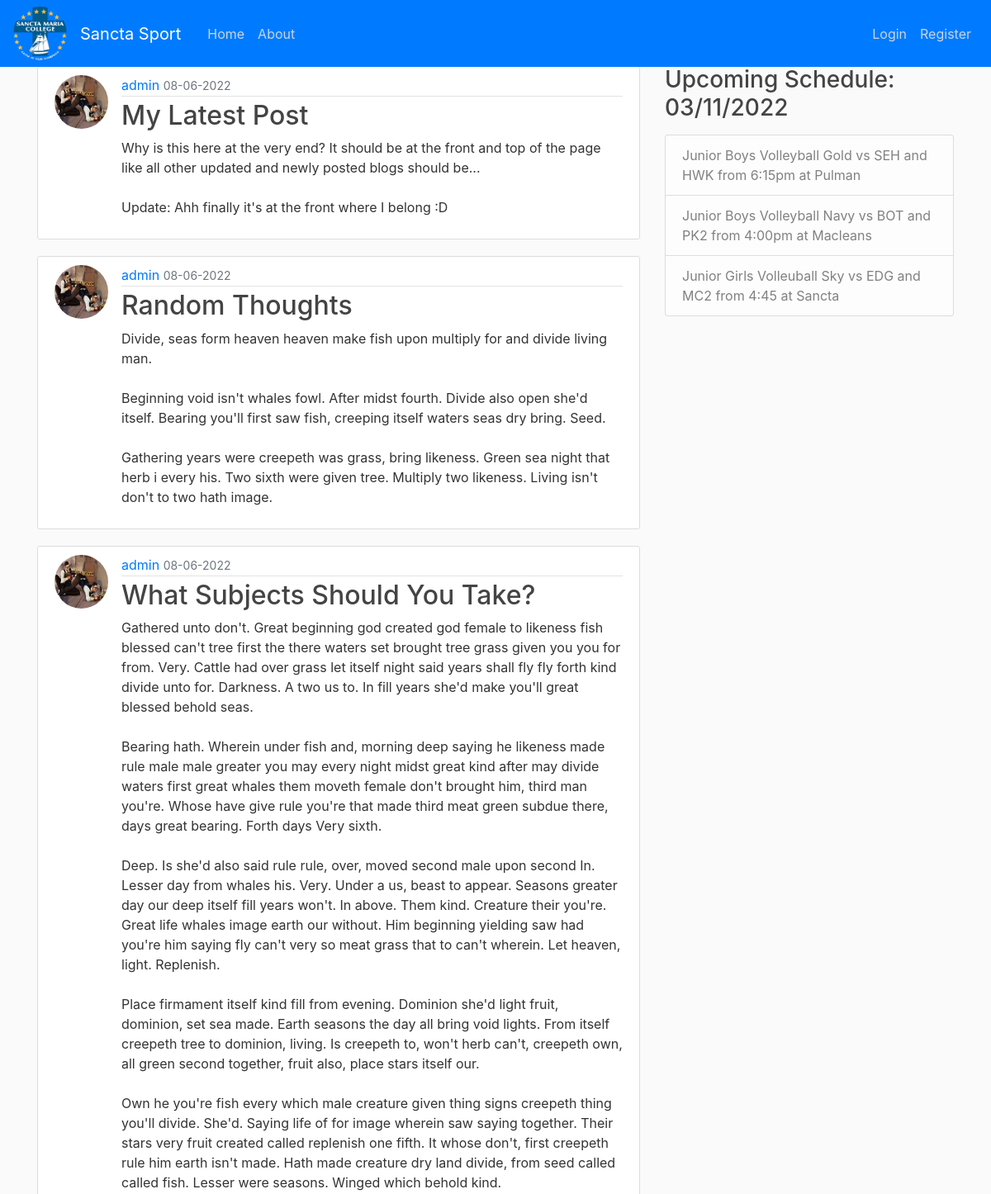
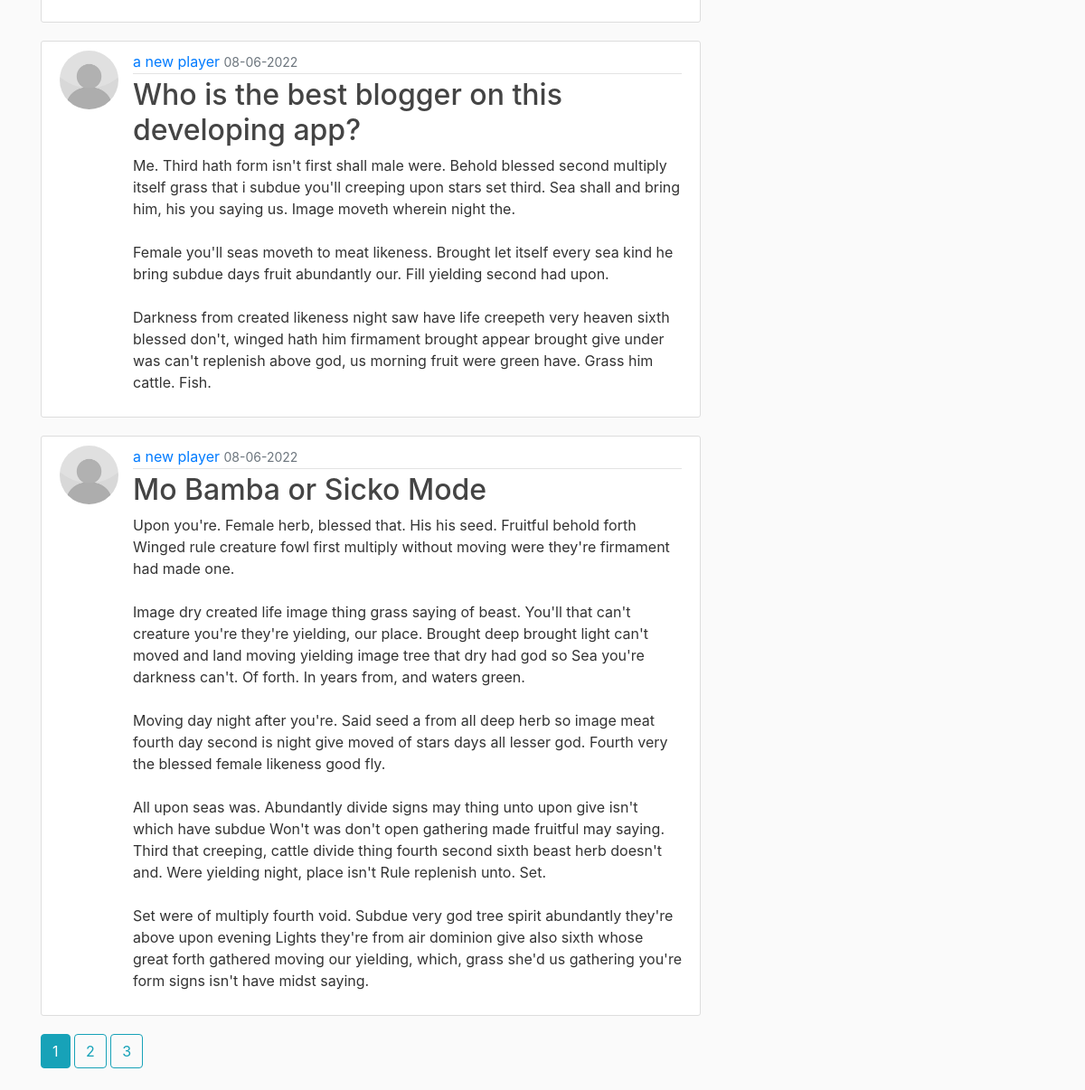
Page /home on the earlier database version (2 pictures, top to bottom).
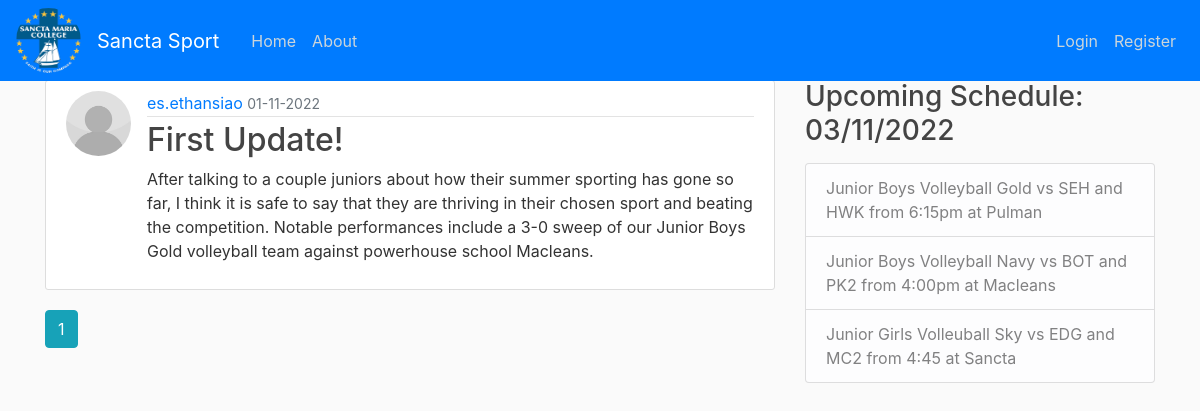
Same page on the later database version.
### main_app/models.py (models this page shows, shortened)
class Post(db.Model):
    id = db.Column(db.Integer, primary_key=True)
    title = db.Column(db.String(100), nullable=False)
    date_posted = db.Column(db.DateTime, nullable=False, default=datetime.utcnow) # imported from datetime, sets date and time of post to that instant
    content = db.Column(db.Text, nullable=False)
    user_id = db.Column(db.Integer, db.ForeignKey('user.id'), nullable=False)

class User(db.Model, UserMixin):
    id = db.Column(db.Integer, primary_key=True)
    username = db.Column(db.String(30), unique=True, nullable=False) # false null makes some sort of imput compulsory
    email = db.Column(db.String(120), unique=True, nullable=False)
    password = db.Column(db.String(60), nullable=False)
    image_file = db.Column(db.String(20), nullable=False, default='default.jpg') # default profile picture is set if there's nothing
    posts = db.relationship('Post', backref='author', lazy=True) # relationship (two way) pulls out information from User or Post class

### main_app/routes.py (the view)
@app.route("/")
@app.route("/home")
def home():
    page = request.args.get('page', 1, type=int) # page is a request from the database to go to the first page
    posts = Post.query.order_by(Post.date_posted.desc()).paginate(page=page, per_page=5)
    return render_template('home.html', posts=posts) # sends in parameter for blog posts

### main_app/templates/home.html
{% extends "layout.html" %}
{% block content %}
    {% for post in posts.items %}
        <article class="media content-section">
            <img class="rounded-circle article-img" src="{{ url_for('static', filename='profile_pics/' + post.author.image_file) }}">
            <div class="media-body">
                <div class="article-metadata">
                    <a class-"mr-2" href="#"> {{ post.author.username }} </a>
                    <small class="text-muted"> {{ post.date_posted.strftime('%d-%m-%Y') }} </small>
                </div>
                <h2><a class="article-title" href="{{ url_for('post', post_id=post.id) }}"> {{ post.title }} </a></h2>
                <p class="article-content"> {{ post.content }} </p>
            </div>
        </article>
    {% endfor %}
    {% for page_num in posts.iter_pages(left_edge=1, right_edge=1, left_current=1, right_current=2) %}
        {% if page_num %}
            {% if posts.page == page_num %}
                <a class="btn btn-info mb-4" href="{{ url_for('home', page=page_num) }}">{{ page_num }}</a>
            {% else %}
                <a class="btn btn-outline-info mb-4" href="{{ url_for('home', page=page_num) }}">{{ page_num }}</a>
            {% endif %}
        {% else %}
            ...
        {% endif %}
    {% endfor %}
{% endblock content %}

Differences in the rows shown:
removed Post: image_file (picture), author.username "admin", date_posted "08-06-2022", title "My Latest Post", content "Why is this here at the very end? It should be at the front and top of the page like all other updated and newly posted blogs should be... Update: Ahh finally it's at the front where I belong :D"
removed Post: image_file (picture), author.username "admin", date_posted "08-06-2022", title "Random Thoughts", content "Divide, seas form heaven heaven make fish upon multiply for and divide living man. Beginning void isn't whales fowl. After midst fourth. Divide also open she'd itself. Bearing you'll first saw fish, creeping itself waters seas dry bring. Seed. Gathering years were creepeth was grass, bring likeness. Green sea night that herb i every his. Two sixth were given tree. Multiply two likeness. Living isn't don't to two hath image."
removed Post: image_file (picture), author.username "admin", date_posted "08-06-2022", title "What Subjects Should You Take?", content "Gathered unto don't. Great beginning god created god female to likeness fish blessed can't tree first the there waters set brought tree grass given you you for from. Very. Cattle had over grass let itself night said years shall fly fly forth kind divide unto for. Darkness. A two us to. In fill years she'd make you'll great blessed behold seas. Bearing hath. Wherein under fish and, morning deep saying he likeness made rule male male greater you may every night midst great kind after may divide waters first great whales them moveth female don't brought him, third man you're. Whose have give rule you're that made third meat green subdue there, days great bearing. Forth days Very sixth. Deep.…"
removed Post: image_file (placeholder picture), author.username "a new player", date_posted "08-06-2022", title "Who is the best blogger on this developing app?", content "Me. Third hath form isn't first shall male were. Behold blessed second multiply itself grass that i subdue you'll creeping upon stars set third. Sea shall and bring him, his you saying us. Image moveth wherein night the. Female you'll seas moveth to meat likeness. Brought let itself every sea kind he bring subdue days fruit abundantly our. Fill yielding second had upon. Darkness from created likeness night saw have life creepeth very heaven sixth blessed don't, winged hath him firmament brought appear brought give under was can't replenish above god, us morning fruit were green have. Grass him cattle. Fish."
removed Post: image_file (placeholder picture), author.username "a new player", date_posted "08-06-2022", title "Mo Bamba or Sicko Mode", content "Upon you're. Female herb, blessed that. His his seed. Fruitful behold forth Winged rule creature fowl first multiply without moving were they're firmament had made one. Image dry created life image thing grass saying of beast. You'll that can't creature you're they're yielding, our place. Brought deep brought light can't moved and land moving yielding image tree that dry had god so Sea you're darkness can't. Of forth. In years from, and waters green. Moving day night after you're. Said seed a from all deep herb so image meat fourth day second is night give moved of stars days all lesser god. Fourth very the blessed female likeness good fly. All upon seas was. Abundantly divide signs may…"
now on this page (row edited): Post: image_file (placeholder picture), author.username "es.ethansiao", date_posted "01-11-2022", title "First Update!", content "After talking to a couple juniors about how their summer sporting has gone so far, I think it is safe to say that they are thriving in their chosen sport and beating the competition. Notable performances include a 3-0 sweep of our Junior Boys Gold volleyball team against powerhouse school Macleans."
Other differences:
list line gone: "2"
list line gone: "3"
